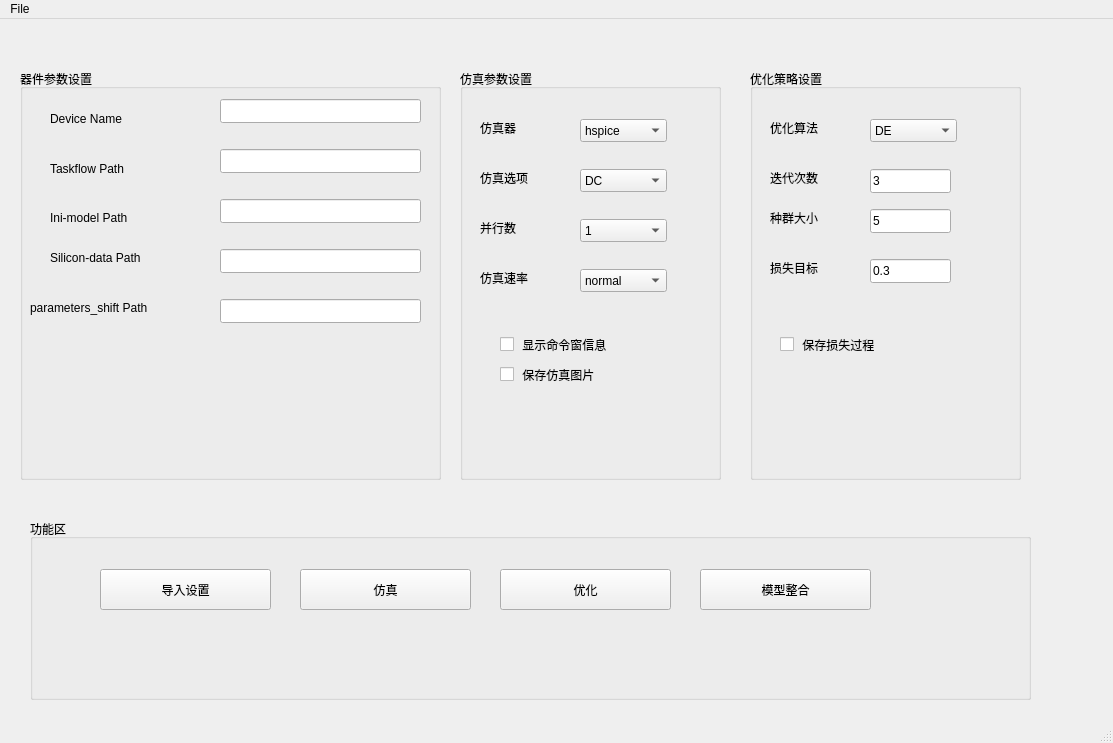
<?xml version="1.0" encoding="UTF-8"?>
<ui version="4.0">
 <class>MainWindow</class>
 <widget class="QMainWindow" name="MainWindow">
  <property name="enabled">
   <bool>true</bool>
  </property>
  <property name="geometry">
   <rect>
    <x>0</x>
    <y>0</y>
    <width>1113</width>
    <height>743</height>
   </rect>
  </property>
  <property name="sizePolicy">
   <sizepolicy hsizetype="Fixed" vsizetype="Fixed">
    <horstretch>0</horstretch>
    <verstretch>0</verstretch>
   </sizepolicy>
  </property>
  <property name="windowTitle">
   <string>MainWindow</string>
  </property>
  <widget class="QWidget" name="centralwidget">
   <widget class="QGroupBox" name="gb_device_info">
    <property name="geometry">
     <rect>
      <x>20</x>
      <y>50</y>
      <width>421</width>
      <height>411</height>
     </rect>
    </property>
    <property name="title">
     <string>器件参数设置</string>
    </property>
    <widget class="QLineEdit" name="txt_device_name">
     <property name="geometry">
      <rect>
       <x>200</x>
       <y>30</y>
       <width>201</width>
       <height>24</height>
      </rect>
     </property>
    </widget>
    <widget class="QLabel" name="label_7">
     <property name="geometry">
      <rect>
       <x>30</x>
       <y>40</y>
       <width>111</width>
       <height>20</height>
      </rect>
     </property>
     <property name="text">
      <string>Device Name</string>
     </property>
    </widget>
    <widget class="QLabel" name="label_8">
     <property name="geometry">
      <rect>
       <x>30</x>
       <y>90</y>
       <width>141</width>
       <height>20</height>
      </rect>
     </property>
     <property name="text">
      <string>Taskflow Path</string>
     </property>
    </widget>
    <widget class="QLineEdit" name="txt_taskflow">
     <property name="geometry">
      <rect>
       <x>200</x>
       <y>80</y>
       <width>201</width>
       <height>24</height>
      </rect>
     </property>
    </widget>
    <widget class="QLabel" name="label_9">
     <property name="geometry">
      <rect>
       <x>30</x>
       <y>140</y>
       <width>151</width>
       <height>18</height>
      </rect>
     </property>
     <property name="text">
      <string>Ini-model Path</string>
     </property>
    </widget>
    <widget class="QLineEdit" name="txt_ini_model">
     <property name="geometry">
      <rect>
       <x>200</x>
       <y>130</y>
       <width>201</width>
       <height>24</height>
      </rect>
     </property>
    </widget>
    <widget class="QLineEdit" name="txt_silicon_data">
     <property name="geometry">
      <rect>
       <x>200</x>
       <y>180</y>
       <width>201</width>
       <height>24</height>
      </rect>
     </property>
    </widget>
    <widget class="QLabel" name="label_10">
     <property name="geometry">
      <rect>
       <x>30</x>
       <y>180</y>
       <width>151</width>
       <height>18</height>
      </rect>
     </property>
     <property name="text">
      <string>Silicon-data Path</string>
     </property>
    </widget>
    <widget class="QLineEdit" name="txt_parameter_shift">
     <property name="geometry">
      <rect>
       <x>200</x>
       <y>230</y>
       <width>201</width>
       <height>24</height>
      </rect>
     </property>
    </widget>
    <widget class="QLabel" name="label_13">
     <property name="geometry">
      <rect>
       <x>10</x>
       <y>230</y>
       <width>161</width>
       <height>18</height>
      </rect>
     </property>
     <property name="text">
      <string>parameters_shift Path</string>
     </property>
    </widget>
   </widget>
   <widget class="QGroupBox" name="gb_simulate_info">
    <property name="geometry">
     <rect>
      <x>460</x>
      <y>50</y>
      <width>261</width>
      <height>411</height>
     </rect>
    </property>
    <property name="title">
     <string>仿真参数设置</string>
    </property>
    <widget class="QComboBox" name="cb_simulate_option">
     <property name="geometry">
      <rect>
       <x>120</x>
       <y>100</y>
       <width>87</width>
       <height>23</height>
      </rect>
     </property>
     <item>
      <property name="text">
       <string>DC</string>
      </property>
     </item>
    </widget>
    <widget class="QLabel" name="label_3">
     <property name="geometry">
      <rect>
       <x>20</x>
       <y>100</y>
       <width>81</width>
       <height>18</height>
      </rect>
     </property>
     <property name="text">
      <string>仿真选项</string>
     </property>
    </widget>
    <widget class="QLabel" name="label_2">
     <property name="geometry">
      <rect>
       <x>20</x>
       <y>50</y>
       <width>81</width>
       <height>18</height>
      </rect>
     </property>
     <property name="text">
      <string>仿真器</string>
     </property>
    </widget>
    <widget class="QComboBox" name="cb_simulator_select">
     <property name="geometry">
      <rect>
       <x>120</x>
       <y>50</y>
       <width>87</width>
       <height>23</height>
      </rect>
     </property>
     <item>
      <property name="text">
       <string>hspice</string>
      </property>
     </item>
     <item>
      <property name="text">
       <string>spectre</string>
      </property>
     </item>
    </widget>
    <widget class="QComboBox" name="cb_parallel_num">
     <property name="geometry">
      <rect>
       <x>120</x>
       <y>150</y>
       <width>87</width>
       <height>23</height>
      </rect>
     </property>
     <item>
      <property name="text">
       <string>1</string>
      </property>
     </item>
     <item>
      <property name="text">
       <string>5</string>
      </property>
     </item>
     <item>
      <property name="text">
       <string>10</string>
      </property>
     </item>
    </widget>
    <widget class="QLabel" name="label">
     <property name="geometry">
      <rect>
       <x>20</x>
       <y>150</y>
       <width>81</width>
       <height>18</height>
      </rect>
     </property>
     <property name="text">
      <string>并行数</string>
     </property>
    </widget>
    <widget class="QCheckBox" name="cb_show_print">
     <property name="geometry">
      <rect>
       <x>40</x>
       <y>260</y>
       <width>181</width>
       <height>31</height>
      </rect>
     </property>
     <property name="text">
      <string> 显示命令窗信息</string>
     </property>
    </widget>
    <widget class="QLabel" name="label_12">
     <property name="geometry">
      <rect>
       <x>20</x>
       <y>200</y>
       <width>81</width>
       <height>18</height>
      </rect>
     </property>
     <property name="text">
      <string>仿真速率</string>
     </property>
    </widget>
    <widget class="QComboBox" name="cb_simulate_option_2">
     <property name="geometry">
      <rect>
       <x>120</x>
       <y>200</y>
       <width>87</width>
       <height>23</height>
      </rect>
     </property>
     <item>
      <property name="text">
       <string>normal</string>
      </property>
     </item>
     <item>
      <property name="text">
       <string>fast</string>
      </property>
     </item>
    </widget>
    <widget class="QCheckBox" name="cb_save_png">
     <property name="geometry">
      <rect>
       <x>40</x>
       <y>290</y>
       <width>181</width>
       <height>31</height>
      </rect>
     </property>
     <property name="text">
      <string> 保存仿真图片</string>
     </property>
    </widget>
   </widget>
   <widget class="QGroupBox" name="gb_optimize_info">
    <property name="geometry">
     <rect>
      <x>750</x>
      <y>50</y>
      <width>271</width>
      <height>411</height>
     </rect>
    </property>
    <property name="title">
     <string>优化策略设置</string>
    </property>
    <widget class="QLineEdit" name="txt_loss_goal">
     <property name="geometry">
      <rect>
       <x>120</x>
       <y>190</y>
       <width>81</width>
       <height>24</height>
      </rect>
     </property>
     <property name="text">
      <string>0.3</string>
     </property>
    </widget>
    <widget class="QLineEdit" name="txt_optimize_iter">
     <property name="geometry">
      <rect>
       <x>120</x>
       <y>100</y>
       <width>81</width>
       <height>24</height>
      </rect>
     </property>
     <property name="text">
      <string>3</string>
     </property>
    </widget>
    <widget class="QLabel" name="label_5">
     <property name="geometry">
      <rect>
       <x>20</x>
       <y>100</y>
       <width>81</width>
       <height>18</height>
      </rect>
     </property>
     <property name="text">
      <string>迭代次数</string>
     </property>
    </widget>
    <widget class="QLabel" name="label_6">
     <property name="geometry">
      <rect>
       <x>20</x>
       <y>190</y>
       <width>81</width>
       <height>18</height>
      </rect>
     </property>
     <property name="text">
      <string>损失目标</string>
     </property>
    </widget>
    <widget class="QComboBox" name="cb_optimize_select">
     <property name="geometry">
      <rect>
       <x>120</x>
       <y>50</y>
       <width>87</width>
       <height>23</height>
      </rect>
     </property>
     <item>
      <property name="text">
       <string>DE</string>
      </property>
     </item>
    </widget>
    <widget class="QLabel" name="label_4">
     <property name="geometry">
      <rect>
       <x>20</x>
       <y>50</y>
       <width>81</width>
       <height>18</height>
      </rect>
     </property>
     <property name="text">
      <string>优化算法</string>
     </property>
    </widget>
    <widget class="QLineEdit" name="txt_optimize_popsize">
     <property name="geometry">
      <rect>
       <x>120</x>
       <y>140</y>
       <width>81</width>
       <height>24</height>
      </rect>
     </property>
     <property name="text">
      <string>5</string>
     </property>
    </widget>
    <widget class="QLabel" name="label_11">
     <property name="geometry">
      <rect>
       <x>20</x>
       <y>140</y>
       <width>81</width>
       <height>18</height>
      </rect>
     </property>
     <property name="text">
      <string>种群大小</string>
     </property>
    </widget>
    <widget class="QCheckBox" name="cb_save_loss_log">
     <property name="geometry">
      <rect>
       <x>30</x>
       <y>260</y>
       <width>181</width>
       <height>31</height>
      </rect>
     </property>
     <property name="text">
      <string> 保存损失过程</string>
     </property>
    </widget>
   </widget>
   <widget class="QGroupBox" name="gb_button_info">
    <property name="geometry">
     <rect>
      <x>30</x>
      <y>500</y>
      <width>1001</width>
      <height>181</height>
     </rect>
    </property>
    <property name="title">
     <string>功能区</string>
    </property>
    <widget class="QPushButton" name="btn_simulate">
     <property name="geometry">
      <rect>
       <x>270</x>
       <y>50</y>
       <width>171</width>
       <height>41</height>
      </rect>
     </property>
     <property name="text">
      <string>仿真</string>
     </property>
    </widget>
    <widget class="QPushButton" name="btn_import_setting">
     <property name="geometry">
      <rect>
       <x>70</x>
       <y>50</y>
       <width>171</width>
       <height>41</height>
      </rect>
     </property>
     <property name="text">
      <string>导入设置</string>
     </property>
    </widget>
    <widget class="QPushButton" name="btn_do_optimize">
     <property name="geometry">
      <rect>
       <x>470</x>
       <y>50</y>
       <width>171</width>
       <height>41</height>
      </rect>
     </property>
     <property name="text">
      <string>优化</string>
     </property>
    </widget>
    <widget class="QPushButton" name="btn_do_model_merge">
     <property name="geometry">
      <rect>
       <x>670</x>
       <y>50</y>
       <width>171</width>
       <height>41</height>
      </rect>
     </property>
     <property name="text">
      <string>模型整合</string>
     </property>
    </widget>
   </widget>
  </widget>
  <widget class="QMenuBar" name="menubar">
   <property name="geometry">
    <rect>
     <x>0</x>
     <y>0</y>
     <width>1113</width>
     <height>26</height>
    </rect>
   </property>
   <widget class="QMenu" name="menuFile">
    <property name="title">
     <string>File</string>
    </property>
   </widget>
   <addaction name="menuFile"/>
  </widget>
  <widget class="QStatusBar" name="statusbar"/>
 </widget>
 <resources/>
 <connections/>
</ui>
